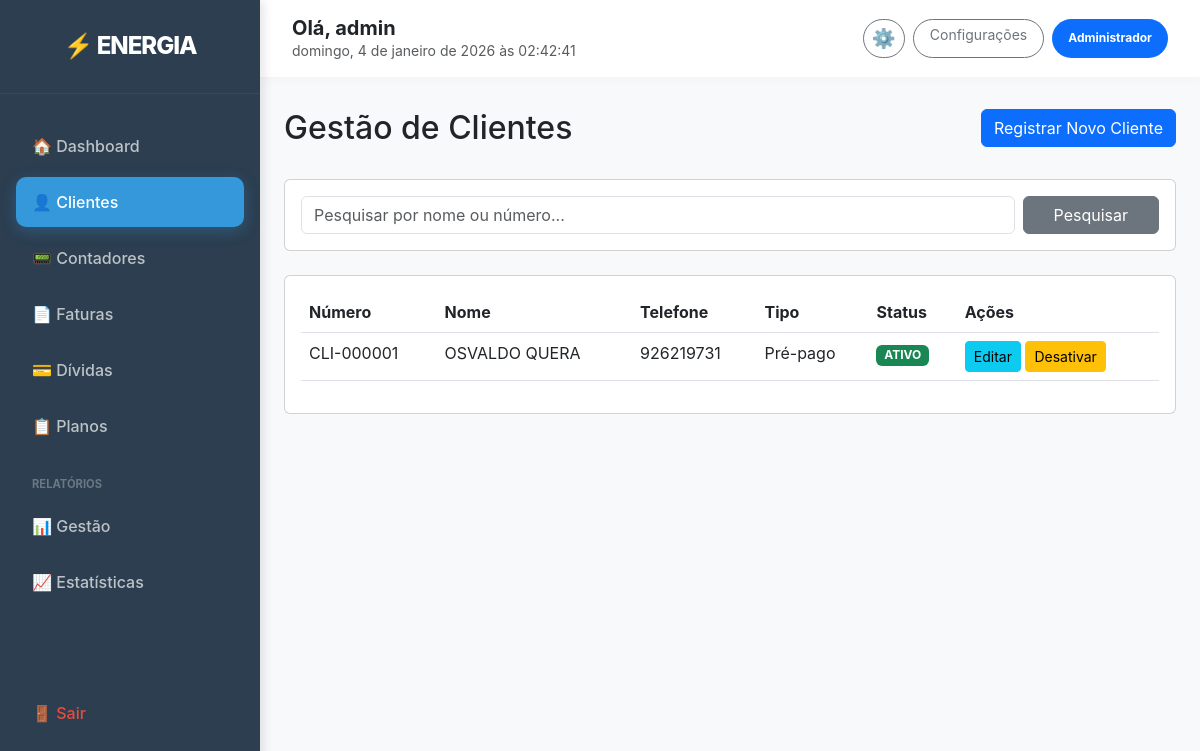
The app's page /clientes/ (signed in) with its own data.
### clientes/models.py (models this page shows, shortened)
class Perfil(models.Model):
    TIPO_USUARIO_CHOICES = [
        ('ADMIN', 'Administrador'),
        ('OPERADOR', 'Operador'),
        ('FINANCEIRO', 'Financeiro'),
        ('CLIENTE', 'Cliente'),
    ]
    user = models.OneToOneField(User, on_delete=models.CASCADE, related_name='perfil')
    tipo_usuario = models.CharField(max_length=20, choices=TIPO_USUARIO_CHOICES, default='CLIENTE')
    telefone = models.CharField(max_length=15, blank=True, null=True)

class Cliente(models.Model):
    TIPO_CLIENTE_CHOICES = [
        ('PRE_PAGO', 'Pré-pago'),
        ('POS_PAGO', 'Pós-pago'),
    ]
    STATUS_CHOICES = [
        ('ATIVO', 'Ativo'),
        ('INATIVO', 'Inativo'),
        ('SUSPENSO', 'Suspenso'),
    ]
    numero_cliente = models.CharField(max_length=20, unique=True, editable=False)
    nome = models.CharField(max_length=200)
    nif = models.CharField(max_length=20, unique=True, verbose_name='NIF')
    bi = models.CharField(max_length=20, unique=True, verbose_name='BI')
    morada = models.TextField()
    telefone = models.CharField(
        max_length=15,
        validators=[RegexValidator(regex=r'^\+?1?\d{9,15}$', message="Número de telefone inválido")]
    )
    email = models.EmailField(blank=True, null=True)
    tipo_cliente = models.CharField(max_length=10, choices=TIPO_CLIENTE_CHOICES, default='PRE_PAGO')
    status = models.CharField(max_length=10, choices=STATUS_CHOICES, default='ATIVO')
    saldo_atual = models.DecimalField(max_digits=10, decimal_places=2, default=0.00)
    tarifa = models.ForeignKey('pagamentos.Tarifa', on_delete=models.SET_NULL, null=True, blank=True, related_name='clientes')
    data_cadastro = models.DateTimeField(auto_now_add=True)
    data_atualizacao = models.DateTimeField(auto_now=True)
    observacoes = models.TextField(blank=True, null=True)
    class Meta:
        verbose_name = 'Cliente'
        verbose_name_plural = 'Clientes'
        ordering = ['-data_cadastro']

### clientes/views.py (the view)
# urls.py: path('', views.cliente_list, name='cliente_list'),
@login_required
def cliente_list(request):
    search_query = request.GET.get('q') or request.GET.get('search', '')
    if search_query:
        clientes = Cliente.objects.filter(models.Q(nome__icontains=search_query) | models.Q(numero_cliente__icontains=search_query))
    else:
        clientes = Cliente.objects.all()
    return render(request, 'clientes/cliente_list.html', {'clientes': clientes, 'search_query': search_query})

### templates/clientes/cliente_list.html
{% extends 'base.html' %}
{% block content %}
<div class="row mb-4">
    <div class="col-md-8">
        <h2>Gestão de Clientes</h2>
    </div>
    <div class="col-md-4 text-end">
        <a href="{% url 'cliente_create' %}" class="btn btn-primary">Registrar Novo Cliente</a>
    </div>
</div>
<div class="card mb-4">
    <div class="card-body">
        <form method="get" class="row g-2">
            <div class="col-md-10">
                <input type="text" name="search" class="form-control" placeholder="Pesquisar por nome ou número..." value="{{ search_query }}">
            </div>
            <div class="col-md-2">
                <button type="submit" class="btn btn-secondary w-100">Pesquisar</button>
            </div>
        </form>
    </div>
</div>
<div class="card">
    <div class="card-body">
        <div class="table-responsive">
            <table class="table table-hover">
                <thead>
                    <tr>
                        <th>Número</th>
                        <th>Nome</th>
                        <th>Telefone</th>
                        <th>Tipo</th>
                        <th>Status</th>
                        <th>Ações</th>
                    </tr>
                </thead>
                <tbody>
                    {% for cliente in clientes %}
                    <tr>
                        <td>{{ cliente.numero_cliente }}</td>
                        <td>{{ cliente.nome }}</td>
                        <td>{{ cliente.telefone }}</td>
                        <td>{{ cliente.get_tipo_cliente_display }}</td>
                        <td>
                            <span class="badge {% if cliente.status == 'ATIVO' %}bg-success{% else %}bg-danger{% endif %}">
                                {{ cliente.status }}
                            </span>
                        </td>
                        <td>
                            <a href="{% url 'cliente_update' cliente.pk %}" class="btn btn-sm btn-info">Editar</a>
                            <a href="{% url 'cliente_toggle_status' cliente.pk %}" class="btn btn-sm {% if cliente.status == 'ATIVO' %}btn-warning{% else %}btn-success{% endif %}">
                                {% if cliente.status == 'ATIVO' %}Desativar{% else %}Ativar{% endif %}
                            </a>
                        </td>
                    </tr>
                    {% empty %}
                    <tr>
                        <td colspan="6" class="text-center">Nenhum cliente encontrado.</td>
                    </tr>
                    {% endfor %}
                </tbody>
            </table>
        </div>
    </div>
</div>
{% endblock %}

### templates/base.html (shortened to what this page needs)
<!DOCTYPE html>
<html lang="pt">
<head>
    <link href="https://cdn.jsdelivr.net/npm/bootstrap@5.3.0/dist/css/bootstrap.min.css" rel="stylesheet">
    <link rel="stylesheet" href="https://cdnjs.cloudflare.com/ajax/libs/animate.css/4.1.1/animate.min.css"/>
</head>
<body>
    {% if user.is_authenticated %}
    <aside class="sidebar is-authenticated" id="sidebar">
        <div class="sidebar-header">
            <a href="{% url 'dashboard' %}" style="text-decoration: none;">
                <h4>⚡ ENERGIA</h4>
            </a>
        </div>
        <ul class="nav-menu">
            <li class="nav-item-side">
                <a href="{% url 'dashboard' %}" class="nav-link-side {% if request.resolver_match.url_name == 'dashboard' %}active{% endif %}">
                    🏠 Dashboard
                </a>
            </li>
            {% if user.perfil.tipo_usuario != 'CLIENTE' %}
                <li class="nav-item-side">
                    <a href="{% url 'cliente_list' %}" class="nav-link-side {% if 'cliente' in request.path %}active{% endif %}">
                        👤 Clientes
                    </a>
                </li>
                <li class="nav-item-side">
                    <a href="{% url 'contador_list' %}" class="nav-link-side {% if 'contador' in request.path %}active{% endif %}">
                        📟 Contadores
                    </a>
                </li>
                <li class="nav-item-side">
                    <a href="{% url 'fatura_list' %}" class="nav-link-side {% if 'fatura' in request.path %}active{% endif %}">
                        📄 Faturas
                    </a>
                </li>
                <li class="nav-item-side">
                    <a href="{% url 'controlo_divida' %}" class="nav-link-side {% if 'divida' in request.path %}active{% endif %}">
                        💳 Dívidas
                    </a>
                </li>
                <li class="nav-item-side">
                    <a href="{% url 'tarifa_list' %}" class="nav-link-side {% if 'tarifa' in request.path %}active{% endif %}">
                        📋 Planos
                    </a>
                </li>
                {% if user.is_staff or user.perfil.tipo_usuario == 'ADMIN' or user.perfil.tipo_usuario == 'FINANCEIRO' %}
                    <li class="nav-item-side mt-3 mb-1">
                        <small class="text-uppercase px-3 fw-bold" style="font-size: 0.7rem; color: rgba(255,255,255,0.3);">Relatórios</small>
                    </li>
                    <li class="nav-item-side">
                        <a href="{% url 'relatorio_list' %}" class="nav-link-side {% if 'relatorio' in request.path %}active{% endif %}">
                            📊 Gestão
                        </a>
                    </li>
                    <li class="nav-item-side">
                        <a href="{% url 'estatisticas_gerais' %}" class="nav-link-side {% if 'estatisticas' in request.path %}active{% endif %}">
                            📈 Estatísticas
                        </a>
                    </li>
                {% endif %}
            {% endif %}
            <li class="nav-item-side logout-link">
                <button type="button" class="nav-link-side border-0 bg-transparent w-100 text-start" style="color: inherit;" data-bs-toggle="modal" data-bs-target="#logoutModal">
                    🚪 Sair
                </button>
            </li>
        </ul>
    </aside>
    {% endif %}
    <main class="{% if user.is_authenticated %}main-content{% endif %}">
        {% if user.is_authenticated %}
        <div class="top-bar">
            <div class="d-flex align-items-center">
                <div class="d-flex flex-column">
                    <h5 class="mb-0 fw-bold">Olá, {{ user.username }}</h5>
                    <small class="text-muted" id="realTimeClock"></small>
                </div>
            </div>
            <div class="d-flex gap-2">
                <a href="{% url 'perfil_edit' %}" class="btn btn-sm btn-outline-secondary rounded-pill px-2 d-flex align-items-center justify-content-center" title="Editar Perfil">
                    <span style="font-size: 1.2rem;">⚙️</span>
                </a>
                <a href="/admin/" class="btn btn-sm btn-outline-secondary rounded-pill px-3">Configurações</a>
                <span class="badge bg-primary rounded-pill d-flex align-items-center px-3">{{ user.perfil.get_tipo_usuario_display }}</span>
            </div>
        </div>
        {% endif %}
        <div class="{% if user.is_authenticated %}container-fluid px-4{% else %}container-fluid p-0{% endif %}">
            {% block content %}{% endblock %}
        </div>
    </main>
</body>
</html>

### templates/base.html (style rules this page uses)
:root { --sidebar-width: 260px; --primary-blue: #2c3e50; --accent-blue: #3498db; --hover-bg: #34495e; --text-muted: #bdc3c7; --bg-body: #f8f9fa; }
body { background-color: var(--bg-body); font-family: 'Inter', system-ui, sans-serif; min-height: 100vh; margin: 0; }
.sidebar { width: var(--sidebar-width); height: 100vh; position: fixed; left: -260px; top: 0; background: var(--primary-blue); color: white; transition: all 0.3s; z-index: 1000; box-shadow: 4px 0 10px rgba(0,0,0,0.1); }
.sidebar.is-authenticated { left: 0; }
.sidebar-header { padding: 2rem 1.5rem; border-bottom: 1px solid rgba(255,255,255,0.05); text-align: center; }
.sidebar-header h4 { font-weight: 800; letter-spacing: -1px; margin: 0; color: white; text-decoration: none; }
.nav-menu { padding: 1.5rem 0; list-style: none; margin: 0; height: calc(100vh - 100px); display: flex; flex-direction: column; }
.nav-item-side { margin: 0.2rem 1rem; }
.nav-link-side { color: var(--text-muted); text-decoration: none; display: flex; align-items: center; padding: 0.8rem 1rem; border-radius: 10px; transition: all 0.2s; font-weight: 500; gap: 12px; }
.nav-link-side.active { background: var(--accent-blue); color: white; box-shadow: 0 4px 15px rgba(52, 152, 219, 0.3); }
.main-content { margin-left: var(--sidebar-width); padding: 0; transition: all 0.3s; }
.top-bar { background: white; padding: 1rem 2rem; margin-bottom: 2rem; display: flex; justify-content: space-between; align-items: center; box-shadow: 0 2px 10px rgba(0,0,0,0.03); }
.logout-link { color: #e74c3c !important; margin-top: auto; margin-bottom: 2rem; }

### records on screen
Cliente: numero_cliente "CLI-000001", nome "OSVALDO QUERA", telefone "926219731", tipo_cliente "Pré-pago", status "ATIVO", shows "Desativar"

### other values on screen
{{ user.username }} "admin"
{{ user.perfil.get_tipo_usuario_display }} "Administrador"
